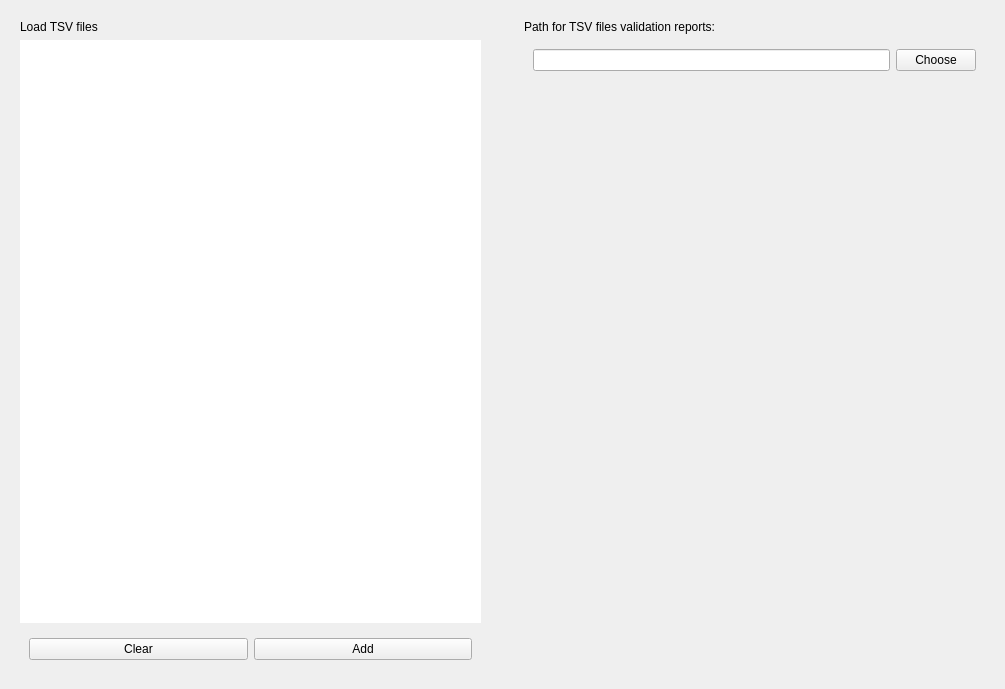
<?xml version="1.0" encoding="UTF-8"?>
<ui version="4.0">
 <class>InputoutputFilesStep</class>
 <widget class="QWidget" name="InputoutputFilesStep">
  <property name="geometry">
   <rect>
    <x>0</x>
    <y>0</y>
    <width>1005</width>
    <height>689</height>
   </rect>
  </property>
  <property name="windowTitle">
   <string/>
  </property>
  <property name="styleSheet">
   <string notr="true">font: 12pt &quot;Roboto&quot;;</string>
  </property>
  <layout class="QVBoxLayout" name="verticalLayout">
   <property name="spacing">
    <number>25</number>
   </property>
   <item>
    <layout class="QHBoxLayout" name="horizontalLayout">
     <item>
      <widget class="QFrame" name="frame">
       <property name="frameShape">
        <enum>QFrame::Shape::NoFrame</enum>
       </property>
       <property name="frameShadow">
        <enum>QFrame::Shadow::Raised</enum>
       </property>
       <property name="lineWidth">
        <number>0</number>
       </property>
       <layout class="QVBoxLayout" name="verticalLayout_3">
        <item>
         <widget class="QLabel" name="label_2">
          <property name="text">
           <string>&lt;html&gt;&lt;head/&gt;&lt;body&gt;&lt;p&gt;Load TSV files&lt;/p&gt;&lt;/body&gt;&lt;/html&gt;</string>
          </property>
         </widget>
        </item>
        <item>
         <widget class="QListWidget" name="listWidget">
          <property name="frameShape">
           <enum>QFrame::Shape::NoFrame</enum>
          </property>
          <property name="lineWidth">
           <number>0</number>
          </property>
         </widget>
        </item>
        <item>
         <widget class="QFrame" name="frame_3">
          <property name="frameShape">
           <enum>QFrame::Shape::NoFrame</enum>
          </property>
          <property name="frameShadow">
           <enum>QFrame::Shadow::Raised</enum>
          </property>
          <property name="lineWidth">
           <number>0</number>
          </property>
          <layout class="QHBoxLayout" name="horizontalLayout_4">
           <item>
            <widget class="QPushButton" name="pushButton_2">
             <property name="text">
              <string>Clear</string>
             </property>
            </widget>
           </item>
           <item>
            <widget class="QPushButton" name="pushButton">
             <property name="text">
              <string>Add</string>
             </property>
            </widget>
           </item>
          </layout>
         </widget>
        </item>
       </layout>
      </widget>
     </item>
     <item>
      <widget class="QFrame" name="frame_2">
       <property name="frameShape">
        <enum>QFrame::Shape::NoFrame</enum>
       </property>
       <property name="frameShadow">
        <enum>QFrame::Shadow::Raised</enum>
       </property>
       <property name="lineWidth">
        <number>0</number>
       </property>
       <layout class="QVBoxLayout" name="verticalLayout_2">
        <item>
         <widget class="QLabel" name="label">
          <property name="text">
           <string>&lt;html&gt;&lt;head/&gt;&lt;body&gt;&lt;p&gt;Path for TSV files validation reports:&lt;/p&gt;&lt;/body&gt;&lt;/html&gt;</string>
          </property>
         </widget>
        </item>
        <item>
         <widget class="QFrame" name="frame_4">
          <property name="frameShape">
           <enum>QFrame::Shape::NoFrame</enum>
          </property>
          <property name="frameShadow">
           <enum>QFrame::Shadow::Raised</enum>
          </property>
          <property name="lineWidth">
           <number>0</number>
          </property>
          <layout class="QHBoxLayout" name="horizontalLayout_5">
           <item>
            <widget class="QLineEdit" name="lineEdit"/>
           </item>
           <item>
            <widget class="QPushButton" name="pushButton_3">
             <property name="text">
              <string>Choose</string>
             </property>
            </widget>
           </item>
          </layout>
         </widget>
        </item>
        <item>
         <spacer name="verticalSpacer">
          <property name="orientation">
           <enum>Qt::Orientation::Vertical</enum>
          </property>
          <property name="sizeHint" stdset="0">
           <size>
            <width>20</width>
            <height>40</height>
           </size>
          </property>
         </spacer>
        </item>
       </layout>
      </widget>
     </item>
    </layout>
   </item>
  </layout>
 </widget>
 <resources>
  <include location="../../../../../snooz-toolbox/src/main/python/ui/themes/themes.qrc"/>
 </resources>
 <connections/>
</ui>
